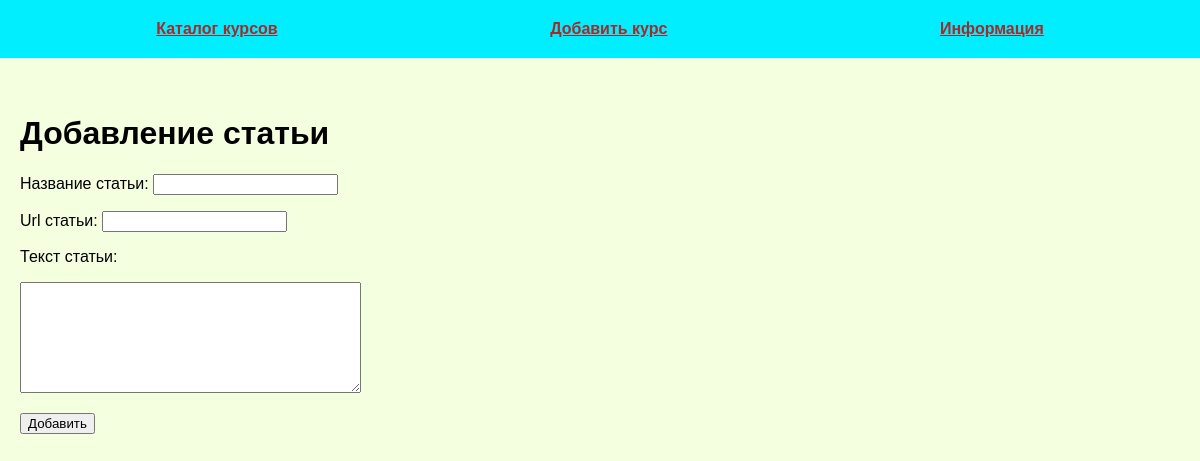
Page /add_post on the committed database.
### tables this page shows
CREATE TABLE mainmenu(
id INTEGER PRIMARY KEY AUTOINCREMENT,
title TEXT NOT NULL,
url TEXT NOT NULL);

### DZ_47/fldbsite.py (the view, shortened to what this page needs)
@app.route('/add_post', methods=['GET', 'POST', ])
def add_post():
    db = get_db()  # получаем соединение с БД
    dbase = FDataBase(db)  # получаем данные из таблиц БЗ
    return render_template(template_name_or_list='add_post.html',
                           menu=dbase.get_menu(),
                           title='Добавление статьи')

### DZ_47/FDataBase.py (called while the page is built)
    def get_menu(self):
        sql = "SELECT * FROM mainmenu"
        try:
            self.__cur.execute(sql)
            res = self.__cur.fetchall()
            if res:
                return res
        except IOError:
            print('Ошибка чтения из БД.')
        return []

### DZ_47/fldbsite.py (called while the page is built)
def connect_db():
    connection = sqlite3.connect(app.config['DATABASE'])
    connection.row_factory = sqlite3.Row
    return connection

def get_db():
    if not hasattr(g, 'link_db'):  # если соединение не установлено
        g.link_db = connect_db()  # вызываем его соединение
    return g.link_db

### DZ_47/templates/add_post.html (shortened to what this page needs)
{% extends 'base.html' %}
{% block content %}
  {{ super() }}
  <form action="{{ url_for('add_post') }}" method="post">
    <p>Название статьи: <input type="text" name="name" required></p>
    <p>Url статьи: <input type="text" name="url" required></p>
    <p>Текст статьи:</p>
    <p><textarea name="post" cols="40" rows="7"></textarea></p>
    <p><input type="submit" value="Добавить"></p>
  </form>
{% endblock content %}

### DZ_47/templates/base.html (shortened to what this page needs)
<!DOCTYPE html>
<html lang="en">
<head>
  <link rel="stylesheet" href="{{ url_for('static', filename='css/style.css') }}">
</head>
<body>
 {% block content %}
  <ul class="menu">
    {% for item in menu %}
    <li>
      <a href="{{ item.url }}">{{ item.title }}</a>
    </li>
    {% endfor %}
  </ul>
  <div class="content">
    {% if title %}
      <h1>{{ title }}</h1>
    {% else %}
      <h1>Pricing</h1>
    {% endif %}
 {% endblock content%}
  </div>
</body>
</html>

### DZ_47/static/css/style.css (style rules this page uses)
body { background: rgba(244, 255, 224, 0.986); margin: 0; padding: 0; font-family: Verdana, Geneva, Tahoma, sans-serif; }
.menu { display: flex; justify-content: space-around; list-style: none; background: rgb(0,238, 255); padding: 20px; margin-top: 0; }
.menu a { font-weight: bold; color: brown; }
.content { max-width: 1200px; margin: 0 auto; padding: 20px; box-sizing: border-box; }
ul { list-style: none; padding: 0; }

### rows in the picture
mainmenu: title "Каталог курсов"
mainmenu: title "Добавить курс"
mainmenu: title "Информация"

### other values in the picture
{{ title }} "Добавление статьи"
